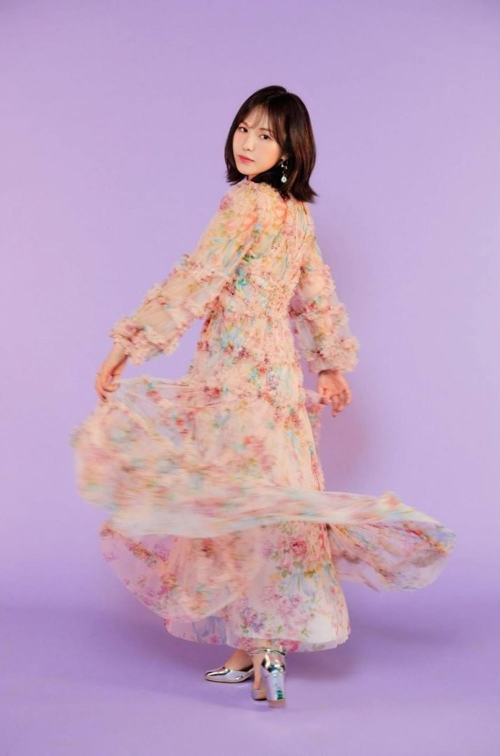
#> input picture geometric-transformations-img/wendy.jpg, 1000 x 1512 px (shown at 1/2 size)
$ python perspective-transformation.py
#> lines starting #> are read from the running program, lines starting #| are printed output that depends on the picture
import cv2 as cv
import numpy as np
import matplotlib.pyplot as plt

img = cv.imread('wendy.jpg')
#> img is the input picture: shape (1512, 1000, 3); mean B, G, R 193.1, 162.4, 192.7
rows,cols,ch = img.shape
#> rows = 1512; cols = 1000; ch = 3
pts1 = np.float32([[56,65], [368,52], [28,387], [389,390]])
pts2 = np.float32([[0,0],[300,0], [0,300], [300,300]])
M = cv.getPerspectiveTransform(pts1, pts2)
dst = cv.warpPerspective(img, M, (300,300))
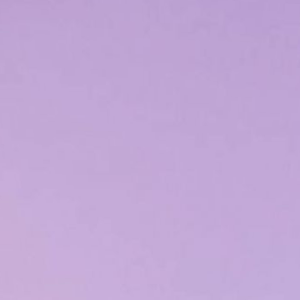
#> dst: shape (300, 300, 3); mean B, G, R 214.1, 167.9, 193.9

plt.subplot(121), plt.imshow(img), plt.title('Input')
plt.subplot(122), plt.imshow(dst), plt.title('Output')
plt.show()
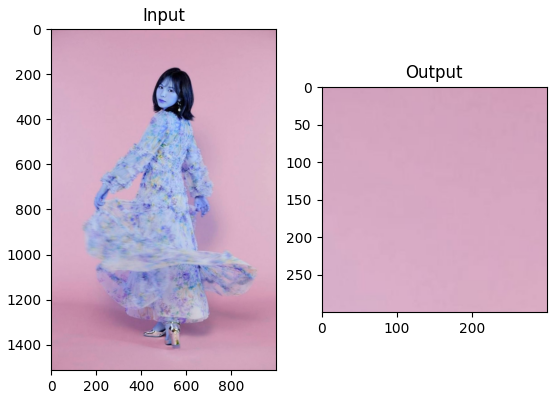
#> figure drawn by matplotlib, 2 panels; B, G, R data is drawn as R, G, B
